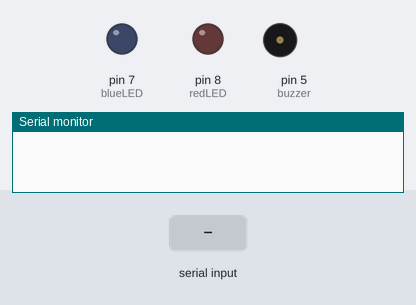
Bench run of a sketch on a simulated Arduino Uno, built with avr-gcc and run on an emulated ATmega328P. On the bench: output pins drawn as LEDs (lit = HIGH), buzzer (waves = sounding, pin HIGH), the last lines printed to the serial monitor. Dashed ring = blinking. The test bench sets the inputs (shaded band). Storage starts empty; the audio player accepts every command and is not drawn.

Above: at 1.2 s.
1.3 s: "VIBRATION" received over the second serial link
At 2.42 s:
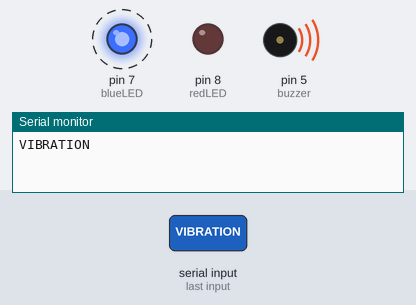
Timing chart, 0 to 8.6 s (numbered marks = the images above; inputs shaded):
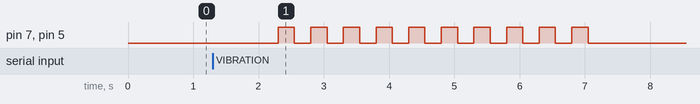

Measured:
- after the input at 1.3 s, pin 7 (blueLED), pin 5 (buzzer): alternates HIGH for 0.25 s and LOW for 0.25 s, 20 changes in all, then stays LOW, starting after 1.0 s

The sketch:

hc12_receiver.ino
```cpp
// See SoftwareSerial example
// https://www.arduino.cc/en/tutorial/SoftwareSerialExample


//ARDUINO MEGA 2 AND 3 PINS DOES NOT SUPPORT SOFTWARE SERIAL. SO WE USED 10,11.
#include <SoftwareSerial.h>
#include <SD.h>
#include <TMRpcm.h>
#include <SPI.h>
#include <stdio.h>
#define RX 2                      //Connect to the TX pin of the HC-12
#define TX 3                      //Connect to the RX pin of the HC-12
//#define RX 10                   //Connect to the TX pin of the HC-12
//#define TX 11                   //Connect to the RX pin of the HC-12
#define blueLED 7
#define redLED 8
#define pushButton 6
#define buzzer 5

//#define SD_ChipSelectPin 53     // example uses hardware SS pin 53 on Mega2560
#define SD_ChipSelectPin 4       // using digital pin 10 on arduino uno 328, can use other pins
#define SD_SpeakerPin 9

SoftwareSerial mySerial(RX, TX);
TMRpcm tmrpcm;                    // needed for sd card module
String found = "";

void setup() {
  Serial.begin(9600);
  mySerial.begin(9600);

  pinMode(buzzer, OUTPUT);
  pinMode(blueLED, OUTPUT);     // setting the pins as digital output pins (working as alert LED's)
  pinMode(redLED, OUTPUT);
  pinMode(pushButton, INPUT);     // setting pushButton pin as input (when owner pushes a button, allert LED's are turned off

  digitalWrite(blueLED, LOW);   // at first there is no alert, hence setting their digital pins low
  digitalWrite(redLED, LOW);

  //sd card setup
  tmrpcm.speakerPin = SD_SpeakerPin;   //5,6,11 or 46 on Mega, 9 on Uno, Nano, etc
  if(!SD.begin(SD_ChipSelectPin)){
    Serial.println("SD fail");
    return;
  }
//  tmrpcm.setVolume(6);
//  tmrpcm.play("song.wav");
//  Serial.println("song played");

}

void playAudio();
void turnOffLED();
void blueBlink();
void redBlink();


void loop() { // run over and over
  if (mySerial.available()) {
    found = mySerial.readString();
    Serial.println(found);
    //Serial.write(mySerial.read());

    if(found.indexOf("VIBRATION") > -1){
      //digitalWrite(blueLED, HIGH);              // vibration detected, turn blue led on
      blueBlink();
      playAudio();
    }else if(found.indexOf("LASER COMPROMISED") > -1){
      //digitalWrite(redLED, HIGH);                 // laser is compromised, turn red led on
      redBlink();
      playAudio();
    }
    found = "";

  }
  if (Serial.available()) {
    mySerial.write(Serial.read());
  }
  //turnOffLED();
}

// play sd card audio
void playAudio(){
  tmrpcm.setVolume(6);
  tmrpcm.play("song.wav");

}


void turnOffLED(){
  if(digitalRead(pushButton) == HIGH){          // turning LED's off when button pushed
    digitalWrite(blueLED, LOW);
    digitalWrite(redLED, LOW);
  }
}

void blueBlink(){
  for(int i=0; i<10; i++){
    digitalWrite(blueLED, HIGH);
    digitalWrite(buzzer, HIGH);
    delay(250);
    digitalWrite(blueLED, LOW);
    digitalWrite(buzzer, LOW);
    delay(250);
  }
}

void redBlink(){
  for(int i=0; i<10; i++){
    digitalWrite(redLED, HIGH);
    digitalWrite(buzzer, HIGH);
    delay(250);
    digitalWrite(redLED, LOW);
    digitalWrite(buzzer, LOW);
    delay(250);
  }
}
```
